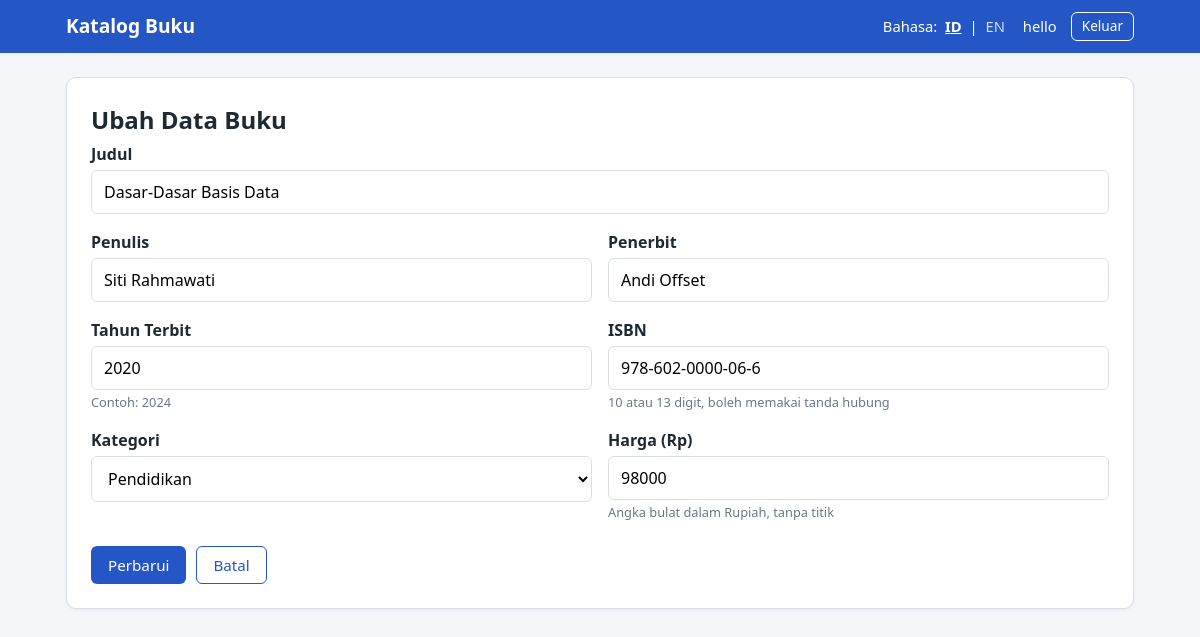
The page /edit.php?id=6 (signed in) on the database its author committed.
### tables this page shows
CREATE TABLE books (
    id           INT UNSIGNED      NOT NULL AUTO_INCREMENT,
    judul        VARCHAR(200)      NOT NULL,
    penulis      VARCHAR(100)      NOT NULL,
    penerbit     VARCHAR(100)      NOT NULL,
    tahun_terbit SMALLINT UNSIGNED NOT NULL,
    isbn         VARCHAR(20)       NOT NULL,
    kategori     VARCHAR(30)       NOT NULL,
    harga        INT UNSIGNED      NOT NULL DEFAULT 0,
    created_at   TIMESTAMP         NOT NULL DEFAULT CURRENT_TIMESTAMP,
    updated_at   TIMESTAMP         NOT NULL DEFAULT CURRENT_TIMESTAMP
                                   ON UPDATE CURRENT_TIMESTAMP,
    PRIMARY KEY (id),
    UNIQUE KEY uk_books_isbn (isbn)
);

### functions.php (called while the page is built, shortened)
<?php
function current_lang(): string
{
    return $_SESSION['lang'] ?? LANG_DEFAULT;
}
function t(string $key, array $replace = []): string
{
    global $translations;
    $text = $translations[current_lang()][$key]
         ?? $translations[LANG_DEFAULT][$key]
         ?? $key;
    foreach ($replace as $name => $value) {
        $text = str_replace(':' . $name, (string) $value, $text);
    }
    return $text;
}
function e(mixed $value): string
{
    return htmlspecialchars((string) $value, ENT_QUOTES | ENT_SUBSTITUTE, 'UTF-8');
}
function daftar_kategori(): array
{
    return ['fiksi', 'teknologi', 'pendidikan', 'sains', 'bisnis', 'lainnya'];
}

### config.php (called while the page is built, shortened)
<?php
function db(): PDO
{
    static $pdo = null;
    if ($pdo === null) {
        $dsn = 'mysql:host=' . DB_HOST . ';dbname=' . DB_NAME . ';charset=' . DB_CHARSET;
        $options = [
            PDO::ATTR_ERRMODE            => PDO::ERRMODE_EXCEPTION,
            PDO::ATTR_DEFAULT_FETCH_MODE => PDO::FETCH_ASSOC,
            PDO::ATTR_EMULATE_PREPARES   => false,
        ];
        $pdo = new PDO($dsn, DB_USER, DB_PASS, $options);
    }
    return $pdo;
}
require_once __DIR__ . '/functions.php';

### _form_buku.php (the view, shortened to what this page needs)
<form method="post" action="<?= e($formAction) ?>" novalidate>
    <div class="form-group <?= isset($errors['judul']) ? 'has-error' : '' ?>">
        <label for="judul"><?= e(t('col_title')) ?></label>
        <input type="text" id="judul" name="judul" maxlength="200"
               value="<?= e($data['judul']) ?>">
    </div>
    <div class="form-row">
        <div class="form-group <?= isset($errors['penulis']) ? 'has-error' : '' ?>">
            <label for="penulis"><?= e(t('col_author')) ?></label>
            <input type="text" id="penulis" name="penulis" maxlength="100"
                   value="<?= e($data['penulis']) ?>">
        </div>
        <div class="form-group <?= isset($errors['penerbit']) ? 'has-error' : '' ?>">
            <label for="penerbit"><?= e(t('col_publisher')) ?></label>
            <input type="text" id="penerbit" name="penerbit" maxlength="100"
                   value="<?= e($data['penerbit']) ?>">
        </div>
    </div>
    <div class="form-row">
        <div class="form-group <?= isset($errors['tahun_terbit']) ? 'has-error' : '' ?>">
            <label for="tahun_terbit"><?= e(t('col_year')) ?></label>
            <input type="text" id="tahun_terbit" name="tahun_terbit" maxlength="4"
                   inputmode="numeric" value="<?= e($data['tahun_terbit']) ?>">
            <small><?= e(t('hint_year')) ?></small>
        </div>
        <div class="form-group <?= isset($errors['isbn']) ? 'has-error' : '' ?>">
            <label for="isbn"><?= e(t('col_isbn')) ?></label>
            <input type="text" id="isbn" name="isbn" maxlength="20"
                   value="<?= e($data['isbn']) ?>">
            <small><?= e(t('hint_isbn')) ?></small>
        </div>
    </div>
    <div class="form-row">
        <div class="form-group <?= isset($errors['kategori']) ? 'has-error' : '' ?>">
            <label for="kategori"><?= e(t('col_category')) ?></label>
            <select id="kategori" name="kategori">
                <?php foreach (daftar_kategori() as $kode): ?>
                    <option value="<?= e($kode) ?>" <?= $data['kategori'] === $kode ? 'selected' : '' ?>>
                        <?= e(t('cat_' . $kode)) ?>
                    </option>
                <?php endforeach; ?>
            </select>
        </div>
        <div class="form-group <?= isset($errors['harga']) ? 'has-error' : '' ?>">
            <label for="harga"><?= e(t('col_price')) ?> (Rp)</label>
            <input type="text" id="harga" name="harga" maxlength="8"
                   inputmode="numeric" value="<?= e($data['harga']) ?>">
            <small><?= e(t('hint_price')) ?></small>
        </div>
    </div>
    <div class="form-actions">
        <button type="submit" class="btn btn-primary"><?= e(t($submitKey)) ?></button>
        <a class="btn btn-outline" href="index.php"><?= e(t('btn_cancel')) ?></a>
    </div>
</form>

### style.css (style rules this page uses)
:root { --bg: #f4f6fa; --surface: #ffffff; --text: #1f2933; --muted: #6b7785; --primary: #2457c5; --primary-dark: #1b449a; --danger: #c0392b; --danger-dark: #992d22; --border: #d9dee7; --success-bg: #e6f6ec; --success-text: #1e6b3a; --error-bg: #fdeceb; --error-text: #9b2c22; }
* { box-sizing: border-box; }
body { margin: 0; font-family: "Segoe UI", system-ui, -apple-system, Arial, sans-serif; background: var(--bg); color: var(--text); line-height: 1.5; min-height: 100vh; display: flex; flex-direction: column; }
.btn { display: inline-block; padding: 9px 16px; border-radius: 6px; border: 1px solid transparent; font-size: .95rem; font-family: inherit; text-decoration: none; cursor: pointer; line-height: 1.2; }
.btn-primary { background: var(--primary); color: #fff; }
.btn-outline { background: transparent; color: var(--primary); border-color: var(--primary); }
.form-group { margin-bottom: 16px; flex: 1; }
.form-row { display: flex; gap: 16px; }
label { display: block; font-weight: 600; margin-bottom: 4px; }
input[type="text"], input[type="password"], select { width: 100%; padding: 10px 12px; border: 1px solid var(--border); border-radius: 6px; font-size: 1rem; font-family: inherit; background: #fff; }
small { display: block; color: var(--muted); margin-top: 3px; font-size: .8rem; }
.form-actions { display: flex; gap: 10px; margin-top: 8px; }

### rows shown on the page
books: judul "Dasar-Dasar Basis Data", penulis "Siti Rahmawati", penerbit "Andi Offset", tahun_terbit "2020", isbn "978-602-0000-06-6", kategori "Pendidikan", harga "98000"

### other values the page prints
t('app_name') "Katalog Buku"
t('lang_label') "Bahasa"
t('hello', ['name' => $_SESSION['nama'] ?? '']) "hello"
t('btn_logout') "Keluar"
t('edit_title') "Ubah Data Buku"
t('col_title') "Judul"
t('col_author') "Penulis"
t('col_publisher') "Penerbit"
t('col_year') "Tahun Terbit"
t('hint_year') "Contoh: 2024"
t('col_isbn') "ISBN"
t('hint_isbn') "10 atau 13 digit, boleh memakai tanda hubung"
t('col_category') "Kategori"
t('col_price') "Harga"
t('hint_price') "Angka bulat dalam Rupiah, tanpa titik"
